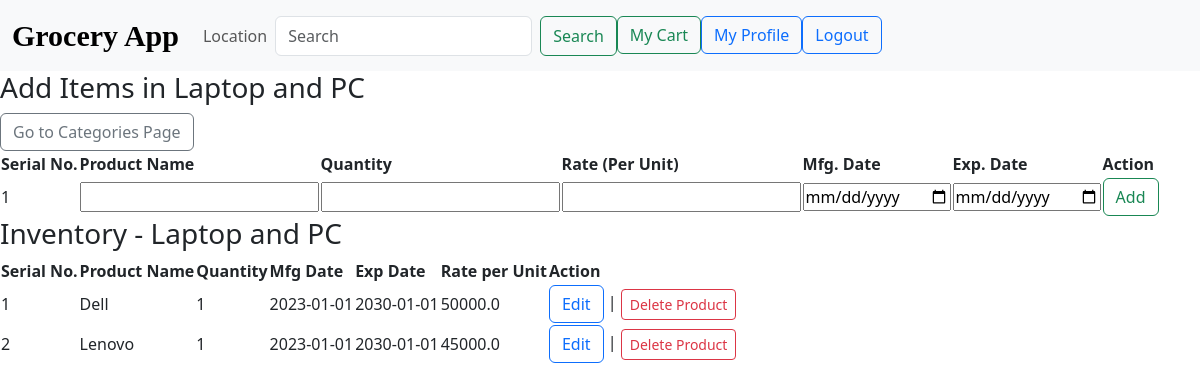
Page /category/5/add_products (signed in) on the committed database.
### app.py (models this page shows)
class Category(db.Model):
    id = db.Column(db.Integer, primary_key=True)
    category_name = db.Column(db.String(100), unique=True)
    products = db.relationship('Product', back_populates='category')

class Product(db.Model):
    id = db.Column(db.Integer, primary_key=True)
    product_name = db.Column(db.String(100))
    quantity=db.Column(db.Integer)
    mfg_date = db.Column(db.Date)
    exp_date = db.Column(db.Date)
    rate_per_unit = db.Column(db.Float)
    category_id = db.Column(db.Integer, db.ForeignKey('category.id'))
    category = db.relationship('Category', back_populates='products')

### app.py (the view, shortened to what this page needs)
@app.route('/category/<int:category_id>/add_products', methods=["GET", "POST"])
def add_product(category_id):
    category = Category.query.get(category_id)
    return render_template("add_product.html",category=category, category_id=category_id)

### app.py (called while the page is built)
@login_manager.user_loader
def load_user(user_id):
    return User.query.get(int(user_id))

### templates/add_product.html (shortened to what this page needs)
<!doctype html>
<html lang="en">
<head>
    <link rel="stylesheet" href="/static/style.css">
    <link href="https://cdn.jsdelivr.net/npm/bootstrap@5.3.0-alpha3/dist/css/bootstrap.min.css" rel="stylesheet"
>
</head>
<body>
    <nav class="navbar navbar-expand-lg bg-body-tertiary">
        <div class="container-fluid">
            <a class="navbar-brand" href="/">Grocery App</a>
            <div class="collapse navbar-collapse" id="navbarSupportedContent">
                <ul class="navbar-nav me-auto mb-2 mb-lg-0">
                    <li class="nav-item">
                        <a class="nav-link" href="#">Location</a>
                    </li>
                    <form class="d-flex" role="search">
                        <input class="form-control me-2" type="search" placeholder="Search" aria-label="Search">
                        <button class="btn btn-outline-success" type="submit">Search</button>
                    </form>
                    <li class="nav-item">
                    <li class="nav-item">
                        <a class="btn btn-outline-success" href="{{ url_for('cart') }}">
                            My Cart
                        </a>
                    </li>
                    {% if current_user.is_authenticated %}
                    <li class="nav-item">
                        <a class="btn btn-outline-primary" href="/user_profile">My Profile</a>
                    </li>
                    </li>
                    <li class="nav-item">
                        <a class="btn btn-outline-primary" href="/logout">Logout</a>
                    </li>
                    {% else %}
                    <li class="nav-item">
                        <a class="btn btn-outline-primary" href="/login">Login</a>
                        {% endif %}
                </ul>
            </div>
        </div>
    </nav>
<h3>Add Items in {{ category.category_name }}</h3>
<a href="/categories" class="btn btn-outline-secondary">Go to Categories Page</a>
<table>
    <thead>
        <tr>
            <th>Serial No.</th>
            <th>Product Name</th>
            <th>Quantity</th>
            <th>Rate (Per Unit)</th>
            <th>Mfg. Date</th>
            <th>Exp. Date</th>
            <th>Action</th>
        </tr>
    </thead>
    <tbody>
        <tr>
            <td>1</td>
            <form action="{{url_for('add_product', category_id=category_id)}}" method="POST">
                <td>
                    <input type="text" name="product_name" required>
                </td>
                <td>
                    <input type="number" name="quantity" required>
                </td>
                <td>
                    <input type="number" name="rate_per_unit" required>
                </td>
                <td>
                    <input type="date" name="mfg_date" required>
                </td>
                <td>
                    <input type="date" name="exp_date" required>
                </td>
                <td>
                    <button class="btn btn-outline-success" type="submit">Add</button>
                </td>
            </form>
        </tr>
    </tbody>
</table>
<h3>Inventory - {{category.category_name}}</h3>
<table>
    <thead>
        <tr>
            <th>Serial No.</th>
            <th>Product Name</th>
            <th>Quantity</th>
            <th>Mfg Date</th>
            <th>Exp Date</th>
            <th>Rate per Unit</th>
            <th>Action</th>
        </tr>
    </thead>
    <tbody>
        {% for product in category.products %}
        <tr>
            <td>{{loop.index}}</td>
            <td>{{product.product_name}}</td>
            <td>{{product.quantity}}</td>
            <td>{{product.mfg_date}}</td>
            <td>{{product.exp_date}}</td>
            <td>{{product.rate_per_unit}}</td>
            <td>
                <a href="{{ url_for('edit_product', category_id=category.id, product_id=product.id) }}"
                        class="btn btn-outline-primary">Edit</a> |
                <form action="{{url_for('delete_product', category_id=category.id, product_id=product.id)}}"
                    method="POST" style="display: inline;">
                    <button class="btn btn-sm btn-outline-danger" type="submit">Delete Product</button>
                </form>
            </td>
        </tr>
        {% endfor %}
    </tbody>
</table>
</body>
</html>

### static/style.css (style rules this page uses)
.navbar .navbar-brand { color: black; font-weight: bold; font-size: 30px; font-family: 'Brush Script MT',cursive; }

### rows in the picture
Category: category_name "Laptop and PC"
Product: product_name "Dell", quantity "1", mfg_date "2023-01-01", exp_date "2030-01-01", rate_per_unit "50000.0"
Product: product_name "Lenovo", quantity "1", mfg_date "2023-01-01", exp_date "2030-01-01", rate_per_unit "45000.0"
